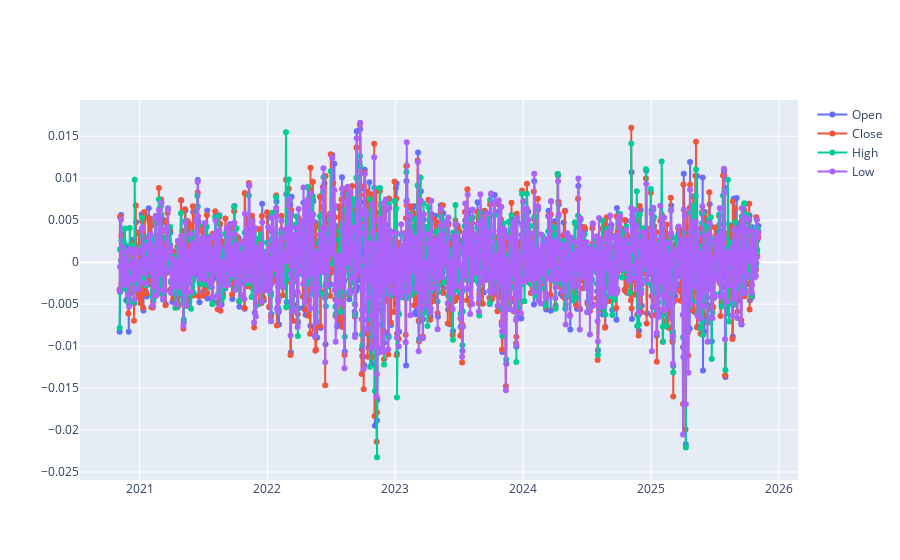

Notebook source saved alongside this figure:
### Code cell
x_axis = df_clean[ "Date" ]

fig = go.Figure()

fig.add_trace( go.Scatter( x = x_axis, y = df_log_returns[ "Open" ], mode = "lines+markers", name = "Open" ) )
fig.add_trace( go.Scatter( x = x_axis, y = df_log_returns[ "Close" ], mode = "lines+markers", name = "Close" ) )
fig.add_trace( go.Scatter( x = x_axis, y = df_log_returns[ "High" ], mode = "lines+markers", name = "High" ) )
fig.add_trace( go.Scatter( x = x_axis, y = df_log_returns[ "Low" ], mode = "lines+markers", name = "Low" ) )

### Figure 1 — Plotly figure (JSON) as saved in the notebook; plotly's stock layout.template omitted (floating-point values rounded to 4 significant figures; data arrays with more than 128 entries replaced by an {"elided": "..."} marker saying what was removed)
{"data": [{"mode": "lines+markers", "name": "Open", "type": "scatter", "x": {"elided": "1257 str values"}, "y": {"elided": "1256 float values"}}, {"mode": "lines+markers", "name": "Close", "type": "scatter", "x": {"elided": "1257 str values"}, "y": {"elided": "1256 float values"}}, {"mode": "lines+markers", "name": "High", "type": "scatter", "x": {"elided": "1257 str values"}, "y": {"elided": "1256 float values"}}, {"mode": "lines+markers", "name": "Low", "type": "scatter", "x": {"elided": "1257 str values"}, "y": {"elided": "1256 float values"}}], "layout": {}}
